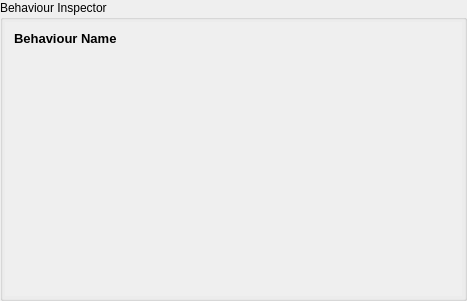
<?xml version="1.0" encoding="UTF-8"?>
<ui version="4.0">
 <class>BehaviorInspector</class>
 <widget class="QGroupBox" name="BehaviorInspector">
  <property name="geometry">
   <rect>
    <x>0</x>
    <y>0</y>
    <width>467</width>
    <height>301</height>
   </rect>
  </property>
  <property name="title">
   <string>Behaviour Inspector</string>
  </property>
  <property name="flat">
   <bool>false</bool>
  </property>
  <property name="checkable">
   <bool>false</bool>
  </property>
  <layout class="QVBoxLayout" name="verticalLayout_2">
   <property name="leftMargin">
    <number>2</number>
   </property>
   <property name="topMargin">
    <number>2</number>
   </property>
   <property name="rightMargin">
    <number>2</number>
   </property>
   <property name="bottomMargin">
    <number>2</number>
   </property>
   <item>
    <widget class="QScrollArea" name="scrollArea">
     <property name="frameShape">
      <enum>QFrame::NoFrame</enum>
     </property>
     <property name="widgetResizable">
      <bool>true</bool>
     </property>
     <widget class="QWidget" name="scrollAreaWidgetContents">
      <property name="geometry">
       <rect>
        <x>0</x>
        <y>0</y>
        <width>461</width>
        <height>282</height>
       </rect>
      </property>
      <layout class="QVBoxLayout" name="verticalLayout">
       <property name="sizeConstraint">
        <enum>QLayout::SetDefaultConstraint</enum>
       </property>
       <item alignment="Qt::AlignTop">
        <widget class="QLabel" name="BehaviorName">
         <property name="sizePolicy">
          <sizepolicy hsizetype="Preferred" vsizetype="Maximum">
           <horstretch>0</horstretch>
           <verstretch>0</verstretch>
          </sizepolicy>
         </property>
         <property name="maximumSize">
          <size>
           <width>16777215</width>
           <height>20</height>
          </size>
         </property>
         <property name="styleSheet">
          <string notr="true">font: 75 10pt &quot;MS Shell Dlg 2&quot;;
font-weight: bold</string>
         </property>
         <property name="text">
          <string>&lt;html&gt;&lt;head/&gt;&lt;body&gt;&lt;p&gt;&lt;span style=&quot; font-size:10pt; font-weight:600;&quot;&gt;Behaviour Name&lt;/span&gt;&lt;/p&gt;&lt;/body&gt;&lt;/html&gt;</string>
         </property>
         <property name="alignment">
          <set>Qt::AlignLeading|Qt::AlignLeft|Qt::AlignTop</set>
         </property>
        </widget>
       </item>
       <item>
        <widget class="QLabel" name="description">
         <property name="maximumSize">
          <size>
           <width>400</width>
           <height>16777215</height>
          </size>
         </property>
         <property name="text">
          <string/>
         </property>
         <property name="wordWrap">
          <bool>true</bool>
         </property>
        </widget>
       </item>
      </layout>
     </widget>
    </widget>
   </item>
  </layout>
 </widget>
 <resources/>
 <connections/>
</ui>
